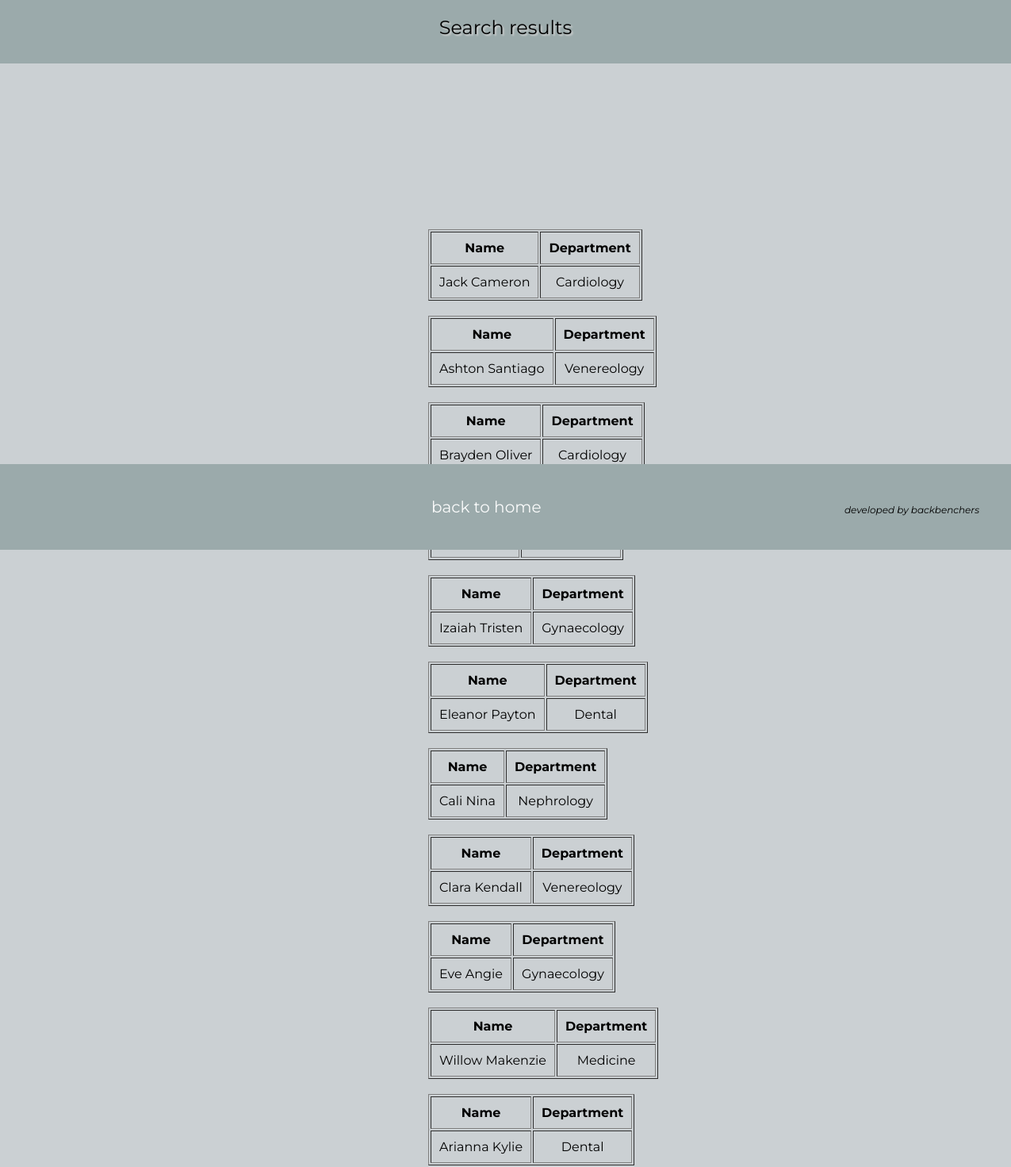
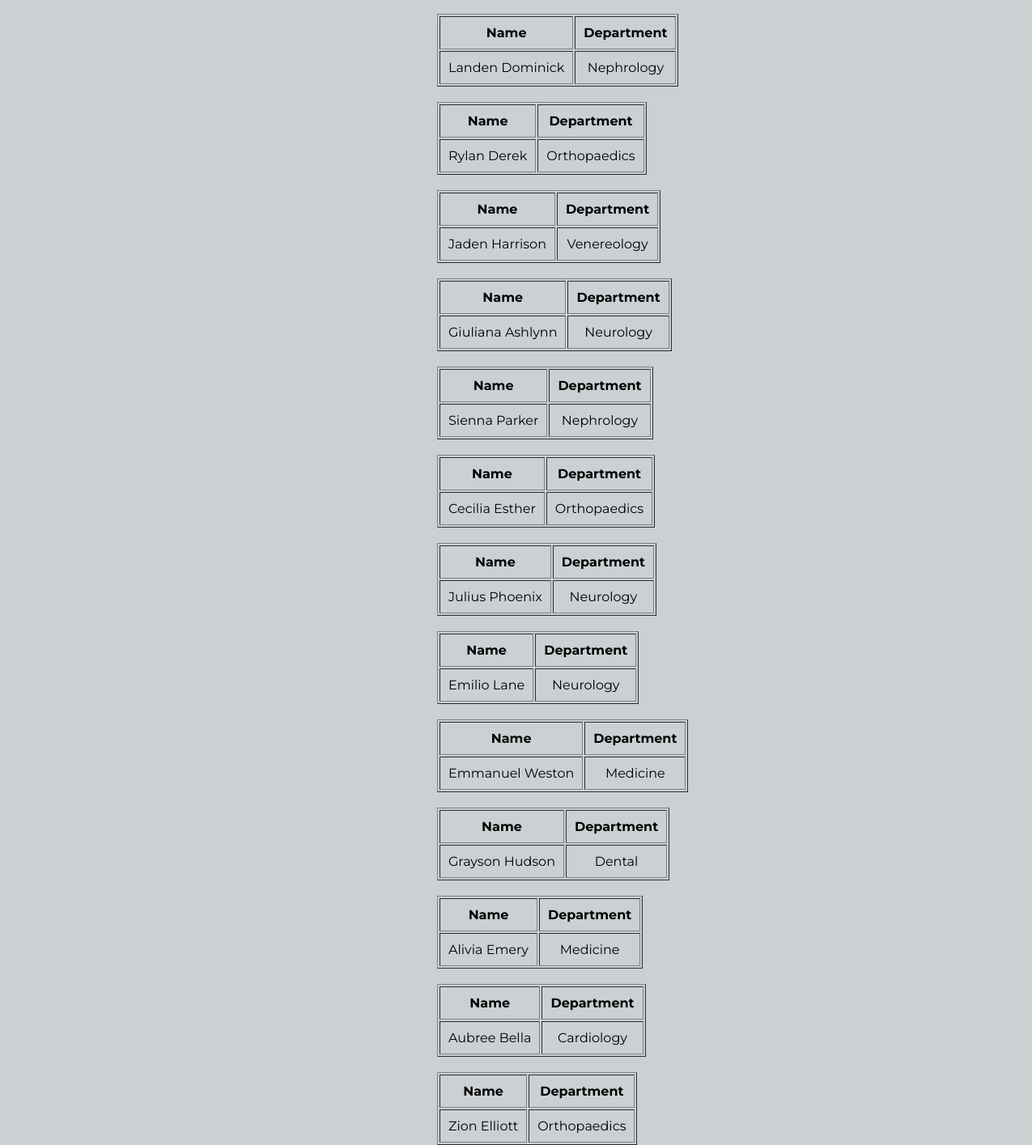
Screenshot of /d_view.php with the database file from the repository (2 pictures, top to bottom).
### tables this page shows
CREATE TABLE `doctor_info` (
  `dName` varchar(255) NOT NULL,
  `Essn` int(11) NOT NULL,
  `department` int(11) NOT NULL,
  `Head_of_the_department` int(11) NOT NULL
);

CREATE TABLE `department` (
  `name` varchar(255) NOT NULL,
  `Dep_id` int(11) NOT NULL,
  `Head_of_the_department` int(11) NOT NULL
);

### d_view.php (the view, shortened to what this page needs)
<!DOCTYPE html PUBLIC "-//W3C//DTD XHTML 1.0 Transitional//EN" "http://www.w3.org/TR/xhtml1/DTD/xhtml1-transitional.dtd">
<html xmlns="http://www.w3.org/1999/xhtml">
<head>
 <link rel="stylesheet" type="text/css" href="styleform.css" media="all" />
</head>
<body>
<div id="vfoot">
<a class="vbut" href="index.php">back to home</a>
<div class="vfooter">
	developed by backbenchers
				</div>
</div>
<div class="title">Search results</div>
<div class="con">
<?php
$term = $_POST['term'];
$query = "SELECT doctor_info.dName, department.name FROM doctor_info, department WHERE doctor_info.department = department.Dep_id AND doctor_info.Essn like '%$term%'";
$result = mysql_query($query) or die(mysql_error());
while($row = mysql_fetch_array($result)){
	echo "<table border='1' cellpadding='10'>";
    echo "<tr> <th>Name</th><th>Department</th> </tr>";
	echo "<tr>";
	echo '<td>' . $row['dName'] . '</td>';
	echo '<td>' . $row['name'] . '</td>';
	echo "<br />";
}
?>
	</div>
</body>
</html>

### styleform.css (style rules this page uses)
body { font-family: 'Montserrat', sans-serif; background-color:#CBD0D3; margin:0px; }
.title { font-family: 'Montserrat', sans-serif; text-align:center; width:100%; height:60px; text-shadow:2px 2px 2px #cfcfcf; font-size:24px; text-align:center; background-color:#9BAAAB; padding-top:20px; }
.con { text-align:center; margin:190px 0 0 540px; }
.vbut { font-family: 'Montserrat', sans-serif; margin-left:50px; background-color:#9BAAAB; }
.vfooter { margin-top:20px; font-size:12px; float:right; font-style:italic; }
div#vfoot { font-family: 'Montserrat', sans-serif; padding:20px; position:absolute; margin-top:585px; padding:30px 75px 30px 470px; width:60%; overflow:hidden; font-size:20px; background-color:#9BAAAB; }
div#vfoot > a { float:left; font-family: 'Montserrat', sans-serif; padding:12px 24px; color:#FAFBFB; text-decoration:none; overflow:hidden; }

### rows the page displays
doctor_info: dName "Jack Cameron", department.name "Cardiology"
doctor_info: dName "Ashton Santiago", department.name "Venereology"
doctor_info: dName "Brayden Oliver", department.name "Cardiology"
doctor_info: dName "Izaiah Tristen", department.name "Gynaecology"
doctor_info: dName "Eleanor Payton", department.name "Dental"
doctor_info: dName "Cali Nina", department.name "Nephrology"
doctor_info: dName "Clara Kendall", department.name "Venereology"
doctor_info: dName "Eve Angie", department.name "Gynaecology"
doctor_info: dName "Willow Makenzie", department.name "Medicine"
doctor_info: dName "Arianna Kylie", department.name "Dental"
doctor_info: dName "Landen Dominick", department.name "Nephrology"
doctor_info: dName "Rylan Derek", department.name "Orthopaedics"
doctor_info: dName "Jaden Harrison", department.name "Venereology"
doctor_info: dName "Giuliana Ashlynn", department.name "Neurology"
doctor_info: dName "Sienna Parker", department.name "Nephrology"
doctor_info: dName "Cecilia Esther", department.name "Orthopaedics"
doctor_info: dName "Julius Phoenix", department.name "Neurology"
doctor_info: dName "Emilio Lane", department.name "Neurology"
doctor_info: dName "Emmanuel Weston", department.name "Medicine"
doctor_info: dName "Grayson Hudson", department.name "Dental"
doctor_info: dName "Alivia Emery", department.name "Medicine"
doctor_info: dName "Aubree Bella", department.name "Cardiology"
doctor_info: dName "Zion Elliott", department.name "Orthopaedics"
